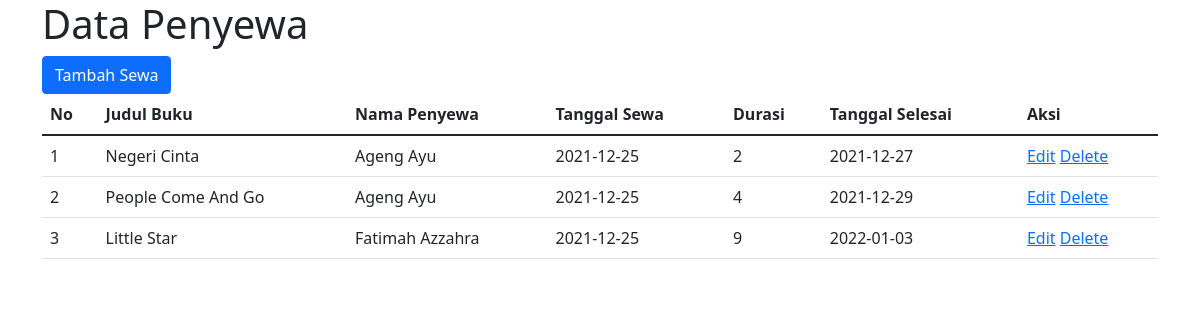
The page / on the database its author committed.
### tables this page shows
CREATE TABLE `sewa` (
  `id` int(11) NOT NULL,
  `judul` varchar(250) NOT NULL,
  `penyewa` varchar(250) NOT NULL,
  `tanggal_sewa` date NOT NULL,
  `durasi` tinyint(4) NOT NULL
);

### Index.php (the view, shortened to what this page needs)
<?php
    include_once('koneksi.php');
?>
<!doctype html>
<html lang="en">
  <head>
    <link href="https://cdn.jsdelivr.net/npm/bootstrap@5.1.3/dist/css/bootstrap.min.css" rel="stylesheet">
  </head>
  <body>
    <div class="container">
    <h1>Data Penyewa</h1>
    <a class="btn btn-primary" href="Form_Sewa.php" role="button">Tambah Sewa</a>
        <table class="table">
            <thead>
                <tr>
                <th scope="col">No</th>
                <th scope="col">Judul Buku</th>
                <th scope="col">Nama Penyewa</th>
                <th scope="col">Tanggal Sewa</th>
                <th scope="col">Durasi</th>
                <th scope="col">Tanggal Selesai</th>
                <th scope="col">Aksi</th>
                </tr>
            </thead>
            <tbody>
                <?php
                    $query = mysqli_query($koneksi, 'SELECT * FROM sewa');
                    $no = 1;
                    while($row=mysqli_fetch_array($query)){
                        $tanggal_selesai = date('Y-m-d', strtotime($row['tanggal_sewa'] . "+ $row[durasi] days"));
                        echo "<tr>";
                        echo "<td>$no</td>";
                        echo "<td>$row[judul]</td>";
                        echo "<td>$row[penyewa]</td>";
                        echo "<td>$row[tanggal_sewa]</td>";
                        echo "<td>$row[durasi]</td>";
                        echo "<td>$tanggal_selesai</td>";
                        echo "<td><a href='Form_Edit_Sewa.php?id=$row[id]'>Edit</a>
                                  <a href='Delete_Sewa.php?id=$row[id]'>Delete</a>
                              </td>";
                        $no++;
                    }
                ?>
            </tbody>
        </table>
    </div>
  </body>
</html>

### rows shown on the page
sewa: judul "Negeri Cinta", penyewa "Ageng Ayu", tanggal_sewa "2021-12-25", durasi "2", tanggal_selesai "2021-12-27"
sewa: judul "People Come And Go", penyewa "Ageng Ayu", tanggal_sewa "2021-12-25", durasi "4", tanggal_selesai "2021-12-29"
sewa: judul "Little Star", penyewa "Fatimah Azzahra", tanggal_sewa "2021-12-25", durasi "9", tanggal_selesai "2022-01-03"
